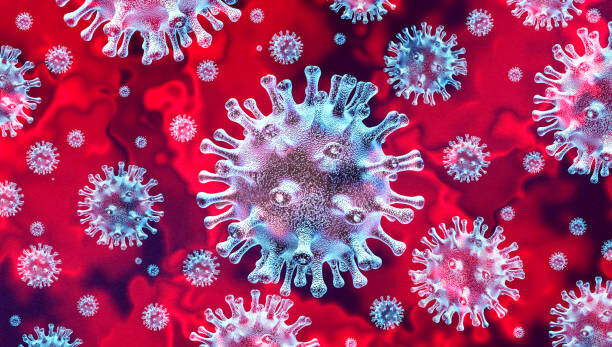
#> input picture Lab/Lab 2/Citra Lab 2/virus.jpg, 612 x 347 px
$ jupyter execute Lab2_FahdiiAjmalalFikrie_1906398370.ipynb   (older library calls are emulated)
#> lines starting #> are read from the running program, lines starting #| are printed output that depends on the picture
References:

[cell 1]
import matplotlib.pyplot as plt
import numpy as np
import cv2
import io

from skimage import color
from skimage import exposure
from skimage import filters
from skimage import io
from skimage import morphology
from skimage import util

### **1. [50] Diberikan citra virus.jpg berikut ini**

a. Konversikan citra ini ke dalam color space CMY, lalu lakukan smoothing
terhadap hasilnya dengan kernel 4x4

[cell 2]
img_virus = io.imread("Citra Lab 2/virus.jpg")
#> img_virus is the input picture: shape (347, 612, 3); mean R, G, B 162, 63.6, 108.8

R = img_virus[:,:,0]
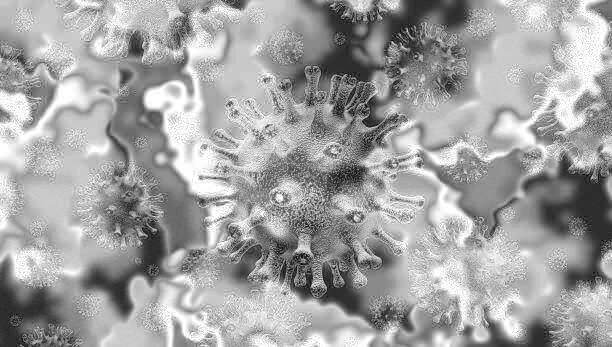
#> R: shape (347, 612); min 0, max 255, mean 162
G = img_virus[:,:,1]
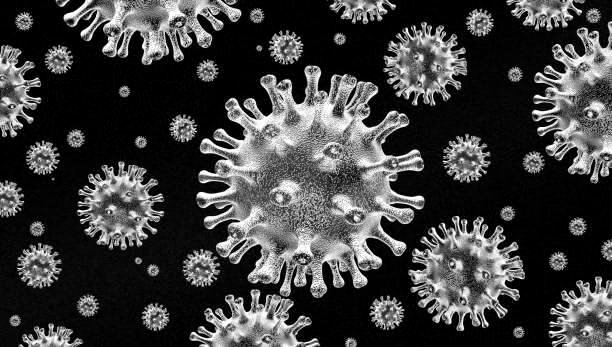
#> G: shape (347, 612); min 0, max 255, mean 63.6
B = img_virus[:,:,2]
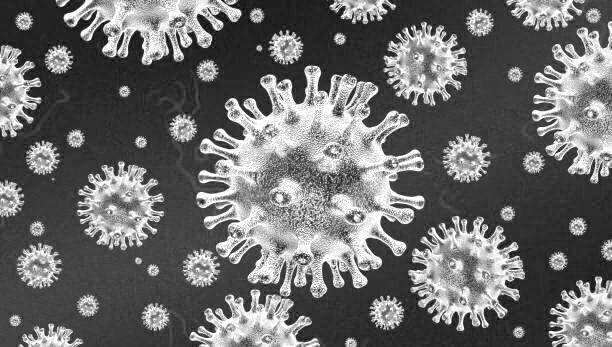
#> B: shape (347, 612); min 0, max 255, mean 108.8

C = 1 - util.img_as_float(R)
M = 1 - util.img_as_float(G)
Y = 1 - util.img_as_float(B)

CMY = np.zeros(img_virus.shape)
CMY[:,:,0] = C
CMY[:,:,1] = M
CMY[:,:,2] = Y

C_smoothened_4 = filters.rank.median(C, selem=morphology.square(4))
M_smoothened_4 = filters.rank.median(M, selem=morphology.square(4))
Y_smoothened_4 = filters.rank.median(Y, selem=morphology.square(4))

CMY_smoothened_4 = util.img_as_ubyte(np.zeros(CMY.shape))
CMY_smoothened_4[:,:,0] = C_smoothened_4
CMY_smoothened_4[:,:,1] = M_smoothened_4
CMY_smoothened_4[:,:,2] = Y_smoothened_4

plt.figure(figsize=(20, 20))

plt.subplot(1, 2, 1)
plt.imshow(CMY, cmap="gray")
plt.title('Image in CMY color space')

plt.subplot(1, 2, 2)
plt.imshow(CMY_smoothened_4, cmap="gray")
plt.title('Image in CMY color space with 4x4 Median Smooth Filtering')

b. Konversikan citra ini ke dalam color space CMY, lalu lakukan smoothing
terhadap hasilnya dengan kernel 9x9

[cell 3]
C_smoothened_9 = filters.rank.median(C, selem=morphology.square(9))
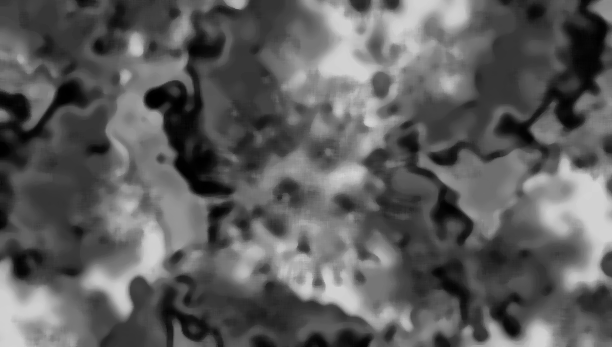
#> C_smoothened_9: shape (347, 612); min 0, max 211, mean 93.1
M_smoothened_9 = filters.rank.median(M, selem=morphology.square(9))
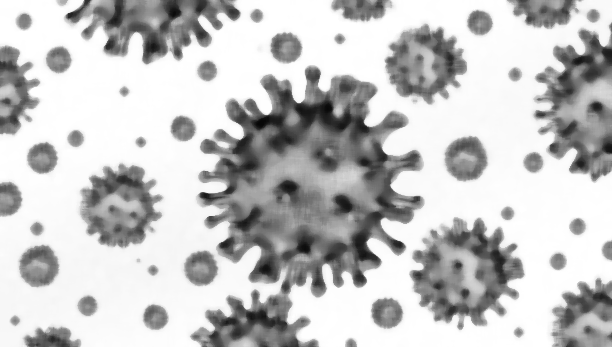
#> M_smoothened_9: shape (347, 612); min 7, max 255, mean 195.7
Y_smoothened_9 = filters.rank.median(Y, selem=morphology.square(9))
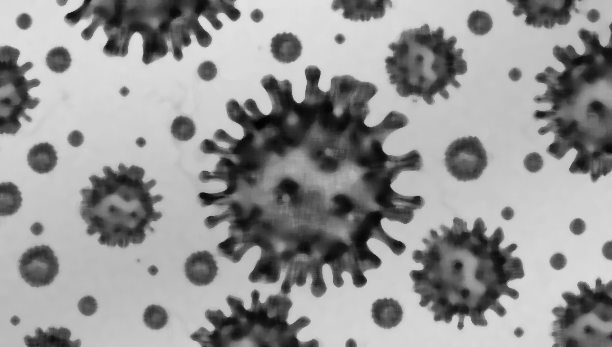
#> Y_smoothened_9: shape (347, 612); min 2, max 227, mean 148.5

CMY_smoothened_9 = util.img_as_ubyte(np.zeros(CMY.shape))
CMY_smoothened_9[:,:,0] = C_smoothened_9
CMY_smoothened_9[:,:,1] = M_smoothened_9
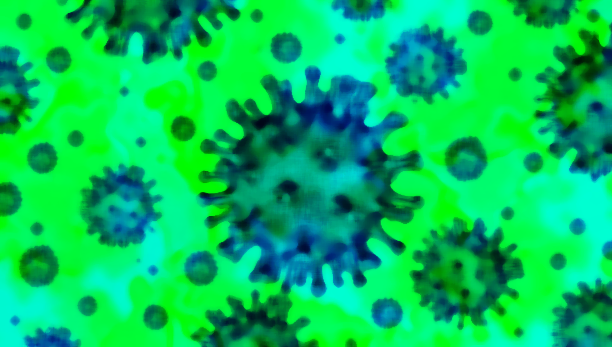
#> CMY_smoothened_9: shape (347, 612, 3); mean of channels 0, 1, 2 93.1, 195.7, 0; drawn as B, G, R
CMY_smoothened_9[:,:,2] = Y_smoothened_9
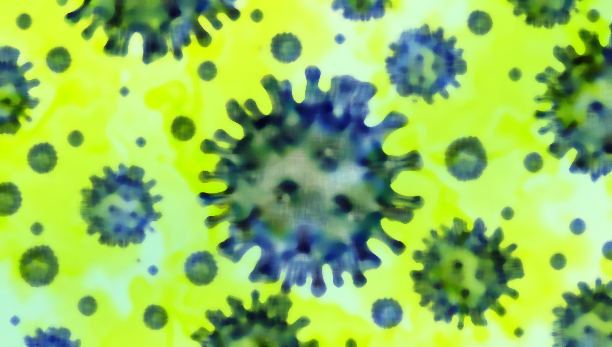
#> CMY_smoothened_9: shape (347, 612, 3); mean of channels 0, 1, 2 93.1, 195.7, 148.5; drawn as B, G, R

plt.figure(figsize=(20, 20))

plt.subplot(1, 2, 1)
plt.imshow(CMY, cmap="gray")
plt.title('Image in CMY color space')

plt.subplot(1, 2, 2)
plt.imshow(CMY_smoothened_9, cmap="gray")
plt.title('Image in CMY color space with 9x9 Median Smooth Filtering')

c. Bandingkan hasil citra pada poin a dan b

[cell 4]
plt.figure(figsize=(20, 20))

plt.subplot(1, 2, 1)
plt.imshow(CMY_smoothened_4, cmap="gray")
plt.title('Image in CMY color space with 4x4 Median Smooth Filtering')

plt.subplot(1, 2, 2)
plt.imshow(CMY_smoothened_9, cmap="gray")
plt.title('Image in CMY color space with 9x9 Median Smooth Filtering')

Didapatkan bahwa

d. Lakukan clustering menggunakan metode k-mean clustering dengan k = 4

[cell 5]
img_virus = cv2.imread("Citra Lab 2/virus.jpg")
img_virus = cv2.cvtColor(img_virus, cv2.COLOR_BGR2RGB)

pixel_values = img_virus.reshape((-1, 3))
pixel_values = np.float32(pixel_values)

criteria = (cv2.TERM_CRITERIA_EPS + cv2.TERM_CRITERIA_MAX_ITER, 100, 0.2)
k = 4

_, labels, (centers) = cv2.kmeans(pixel_values, k, None, criteria, 10, cv2.KMEANS_RANDOM_CENTERS)
#> centers = [[152.6, 111, 159.8], [194.9, 195.5, 226.3], [191.4, 5.89, 55.08], [94.53, 10.46, 57.47]]
centers = np.uint8(centers)
#> centers = [[152, 111, 159], [194, 195, 226], [191, 5, 55], [94, 10, 57]]
labels = labels.flatten()

segmented_image_4 = centers[labels.flatten()]
segmented_image_4 =segmented_image_4.reshape(img_virus.shape)
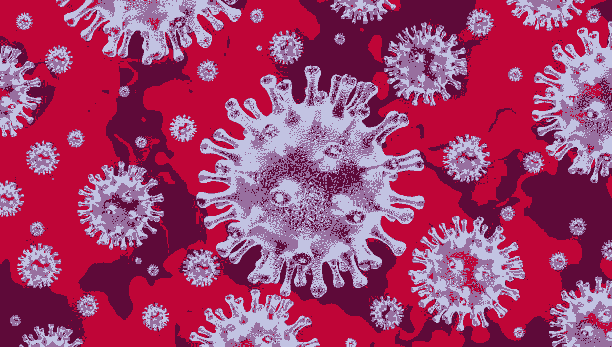
#> segmented_image_4: shape (347, 612, 3); mean R, G, B 161.4, 63.1, 108.4

plt.imshow(segmented_image_4)
plt.title("Color segementation with k=4")
plt.show()

e. Lakukan clustering menggunakan metode k-mean clustering dengan k = 9

[cell 6]
k = 9

_, labels, (centers) = cv2.kmeans(pixel_values, k, None, criteria, 10, cv2.KMEANS_RANDOM_CENTERS)
#> centers = [[105.7, 84.81, 130.8], [234.7, 5.73, 58.33], [204.5, 217.6, 239.9], [63.54, 7.5, 53.51], [131.7, 5.43, 53.98], [203.5, 150.2, 195.8], [186.7, 4.42, 52.52], [129.6, 157.6, 199.5], [186.5, 90.07, 143]]
centers = np.uint8(centers)
#> centers = [[105, 84, 130], [234, 5, 58], [204, 217, 239], [63, 7, 53], [131, 5, 53], [203, 150, 195], [186, 4, 52], [129, 157, 199], [186, 90, 142]]
labels = labels.flatten()

segmented_image_9 = centers[labels.flatten()]
segmented_image_9 =segmented_image_9.reshape(img_virus.shape)
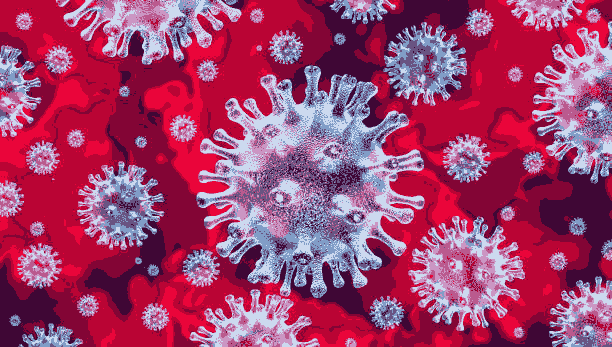
#> segmented_image_9: shape (347, 612, 3); mean R, G, B 161.3, 63.2, 108.1

plt.imshow(segmented_image_9)
plt.title("Color segementation with k=9")
plt.show()

f. Ceritakan perbedaan yang kamu dapatkan pada poin d dan e, serta jelaskan
mengapa perbedaan tersebut bisa terjadi

[cell 7]
plt.figure(figsize=(20, 20))

plt.subplot(1, 2, 1)
plt.imshow(segmented_image_4, cmap="gray")
plt.title('Color segementation with k=4')

plt.subplot(1, 2, 2)
plt.imshow(segmented_image_9, cmap="gray")
plt.title('Color segementation with k=9')
